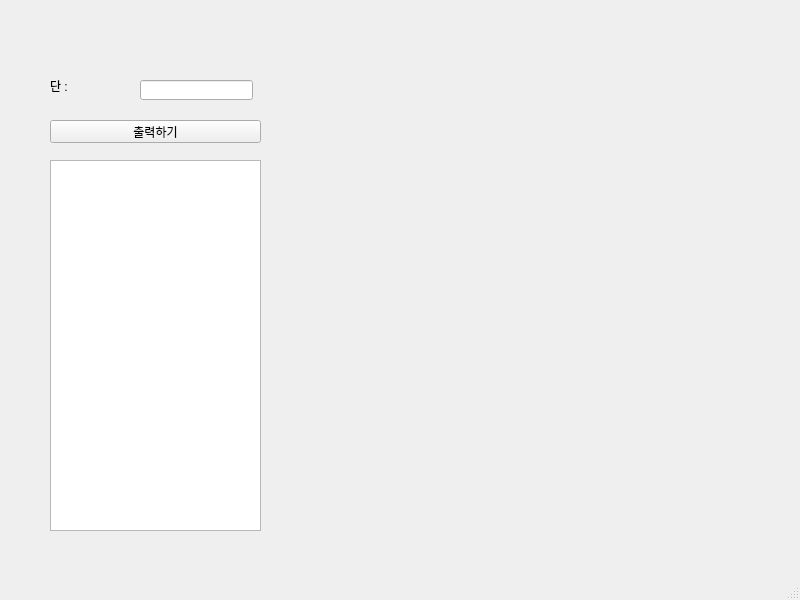
<?xml version="1.0" encoding="UTF-8"?>
<ui version="4.0">
 <class>MainWindow</class>
 <widget class="QMainWindow" name="MainWindow">
  <property name="geometry">
   <rect>
    <x>0</x>
    <y>0</y>
    <width>800</width>
    <height>600</height>
   </rect>
  </property>
  <property name="windowTitle">
   <string>MainWindow</string>
  </property>
  <widget class="QWidget" name="centralwidget">
   <widget class="QPushButton" name="pb">
    <property name="geometry">
     <rect>
      <x>50</x>
      <y>120</y>
      <width>211</width>
      <height>23</height>
     </rect>
    </property>
    <property name="text">
     <string>출력하기</string>
    </property>
   </widget>
   <widget class="QLineEdit" name="le">
    <property name="geometry">
     <rect>
      <x>140</x>
      <y>80</y>
      <width>113</width>
      <height>20</height>
     </rect>
    </property>
   </widget>
   <widget class="QLabel" name="lbl">
    <property name="geometry">
     <rect>
      <x>50</x>
      <y>80</y>
      <width>56</width>
      <height>12</height>
     </rect>
    </property>
    <property name="text">
     <string>단 : </string>
    </property>
   </widget>
   <widget class="QTextEdit" name="te">
    <property name="geometry">
     <rect>
      <x>50</x>
      <y>160</y>
      <width>211</width>
      <height>371</height>
     </rect>
    </property>
   </widget>
  </widget>
  <widget class="QMenuBar" name="menubar">
   <property name="geometry">
    <rect>
     <x>0</x>
     <y>0</y>
     <width>800</width>
     <height>21</height>
    </rect>
   </property>
  </widget>
  <widget class="QStatusBar" name="statusbar"/>
 </widget>
 <resources/>
 <connections/>
</ui>
